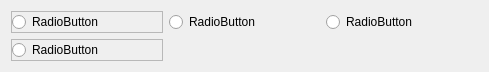
                     <widget class="QWidget" name="scrollAreaWidgetContents">
                      <property name="geometry">
                       <rect>
                        <x>0</x>
                        <y>0</y>
                        <width>489</width>
                        <height>68</height>
                       </rect>
                      </property>
                      <layout class="QGridLayout" name="gridLayout_3">
                       <item row="1" column="0">
                        <widget class="QFrame" name="frame_10">
                         <property name="frameShape">
                          <enum>QFrame::Shape::StyledPanel</enum>
                         </property>
                         <property name="frameShadow">
                          <enum>QFrame::Shadow::Raised</enum>
                         </property>
                         <layout class="QHBoxLayout" name="horizontalLayout_29">
                          <property name="leftMargin">
                           <number>0</number>
                          </property>
                          <property name="topMargin">
                           <number>0</number>
                          </property>
                          <property name="rightMargin">
                           <number>0</number>
                          </property>
                          <property name="bottomMargin">
                           <number>0</number>
                          </property>
                          <item>
                           <widget class="QRadioButton" name="radioButton_10">
                            <property name="text">
                             <string>RadioButton</string>
                            </property>
                           </widget>
                          </item>
                         </layout>
                        </widget>
                       </item>
                       <item row="0" column="1">
                        <widget class="QRadioButton" name="radioButton_11">
                         <property name="text">
                          <string>RadioButton</string>
                         </property>
                        </widget>
                       </item>
                       <item row="0" column="0">
                        <widget class="QFrame" name="frame_9">
                         <property name="frameShape">
                          <enum>QFrame::Shape::StyledPanel</enum>
                         </property>
                         <property name="frameShadow">
                          <enum>QFrame::Shadow::Raised</enum>
                         </property>
                         <layout class="QHBoxLayout" name="horizontalLayout_28">
                          <property name="leftMargin">
                           <number>0</number>
                          </property>
                          <property name="topMargin">
                           <number>0</number>
                          </property>
                          <property name="rightMargin">
                           <number>0</number>
                          </property>
                          <property name="bottomMargin">
                           <number>0</number>
                          </property>
                          <item>
                           <widget class="QRadioButton" name="radioButton_9">
                            <property name="text">
                             <string>RadioButton</string>
                            </property>
                           </widget>
                          </item>
                         </layout>
                        </widget>
                       </item>
                       <item row="0" column="2">
                        <widget class="QRadioButton" name="radioButton_12">
                         <property name="text">
                          <string>RadioButton</string>
                         </property>
                        </widget>
                       </item>
                      </layout>
                     </widget>
